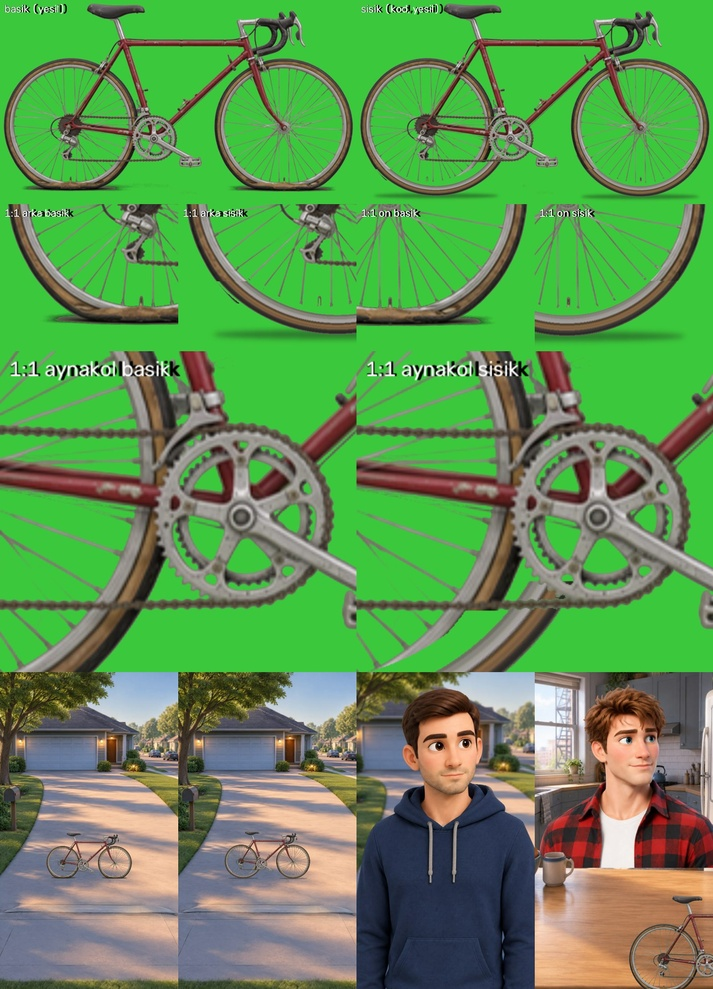
#> input picture uretim/seri/karakter/kontak-b2.jpg, 713 x 989 px, shrunk from 1600 x 2219 before the run
$ python kes-yesil.py ../kontak-b2.jpg out.png out.png
#> lines starting #> are read from the running program, lines starting #| are printed output that depends on the picture; after the words box and inside, x2 and y2 are one past the last pixel; in counts of white or black regions, pixels touching at a corner belong together
#!/usr/bin/env python3
"""Düz yeşil zeminli nesne kesimi (B2-G1 bisiklet; gorsel-varlik-sanatcisi 2026-11-12).
M4/kes-gc kapalı delikleri dolduruyor → tel arası küçük yeşil boşluklar kalırdı. Burada delik doldurma YOK:
alfa = yumuşak Lab anahtarı clip((d-10)/14); yeşil sızıntı giderme G ≤ max(R,B) (nesnede yeşil renk yok);
alfa>0,5 bileşenlerinden 300 px'ten küçük olanlar silinir (gürültü). Ölçüm: kalan yeşil px, ada sayısı, kapalı yeşil boşluk sayısı.
Kullanım: python -I kes-yesil.py <girdi.png> <cikis_rgba.png> [<onizleme.jpg>]"""
import sys, json, cv2, numpy as np
def lab(i): return cv2.cvtColor(i, cv2.COLOR_BGR2LAB).astype(np.float32) * np.array([100/255, 1, 1], np.float32) - np.array([0, 128, 128], np.float32)
im = cv2.imread(sys.argv[1]); H, W = im.shape[:2]
#> further down, im is the input picture: shape (989, 713, 3); mean B, G, R 83.3, 147.8, 94.7
#> after `H, W = im.shape[:2]`: H = 989; W = 713
kenar = np.concatenate([im[:20].reshape(-1, 3), im[-20:].reshape(-1, 3), im[:, :20].reshape(-1, 3), im[:, -20:].reshape(-1, 3)])
bg = np.median(kenar, 0); d = np.linalg.norm(lab(im) - lab(bg.reshape(1, 1, 3).astype(np.uint8))[0, 0], axis=2)
#> after `bg = np.median(kenar, 0)`: bg = [60, 172, 61]
a = np.clip((d - 10) / 14, 0, 1)
n, lb, st, _ = cv2.connectedComponentsWithStats((a > 0.5).astype(np.uint8))
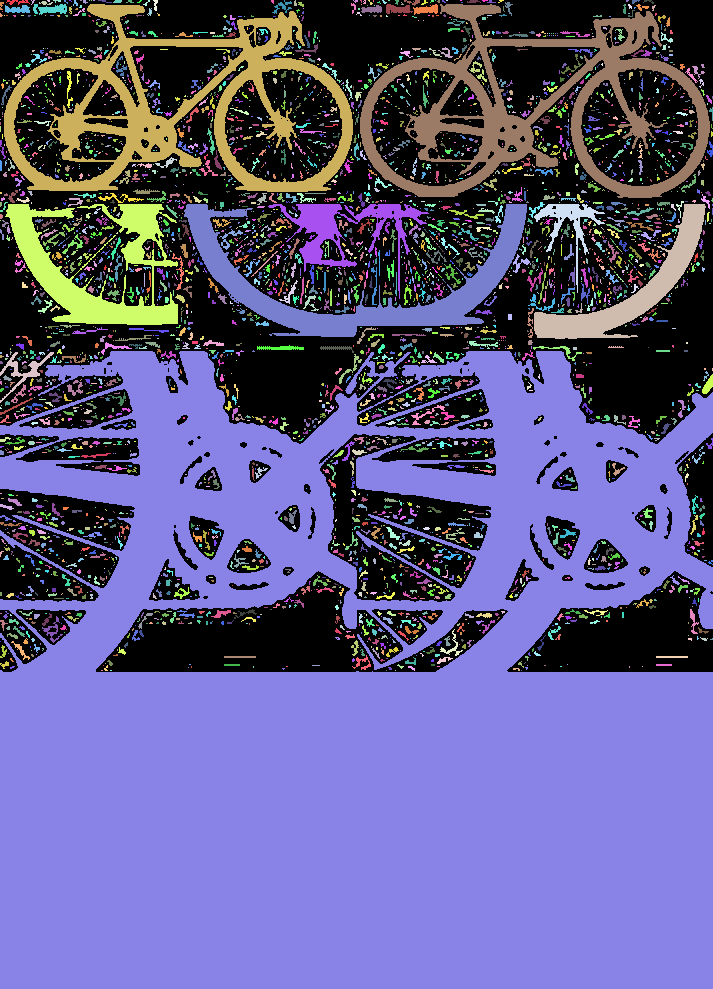
#> lb: shape (989, 713) int32; 3688 distinct labels, from 0 to 3687; one colour per label, 0 black
#> n = 3688
kucuk = np.isin(lb, [i for i in range(1, n) if st[i, 4] < 300]); a[kucuk] = 0
#> after `kucuk = np.isin(lb, [i for i in range(1, n) if st[i, 4] < 300])`:
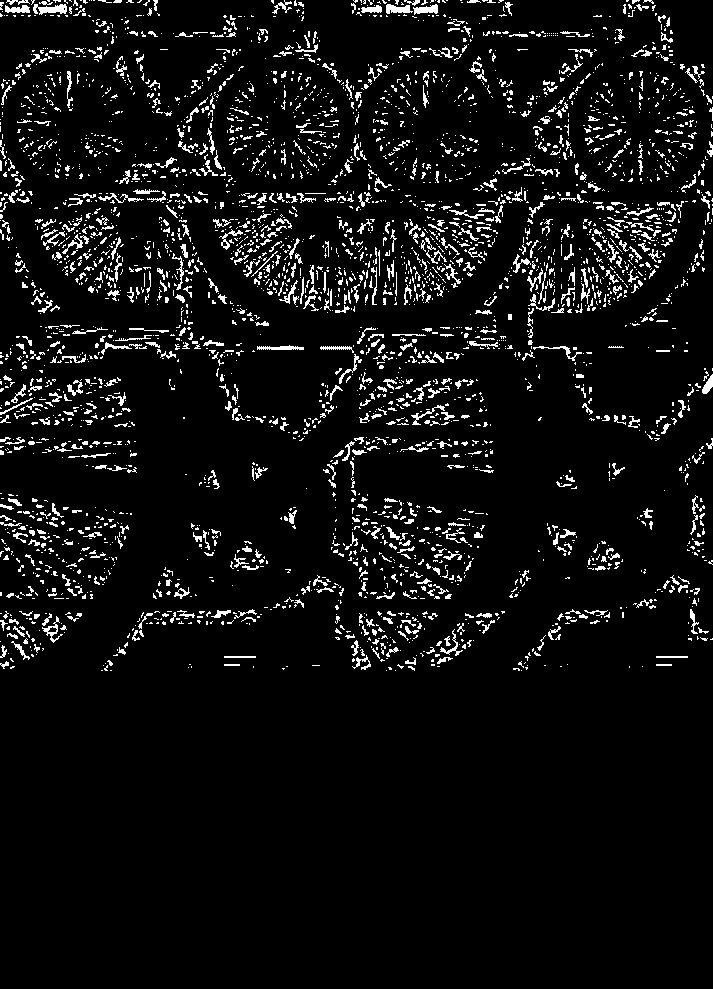
#> kucuk: shape (989, 713) bool; 6.3% white in thin lines or dots, all inside (x1, y1, x2, y2) = (0, 0, 713, 671)
#> after `a[kucuk] = 0`:
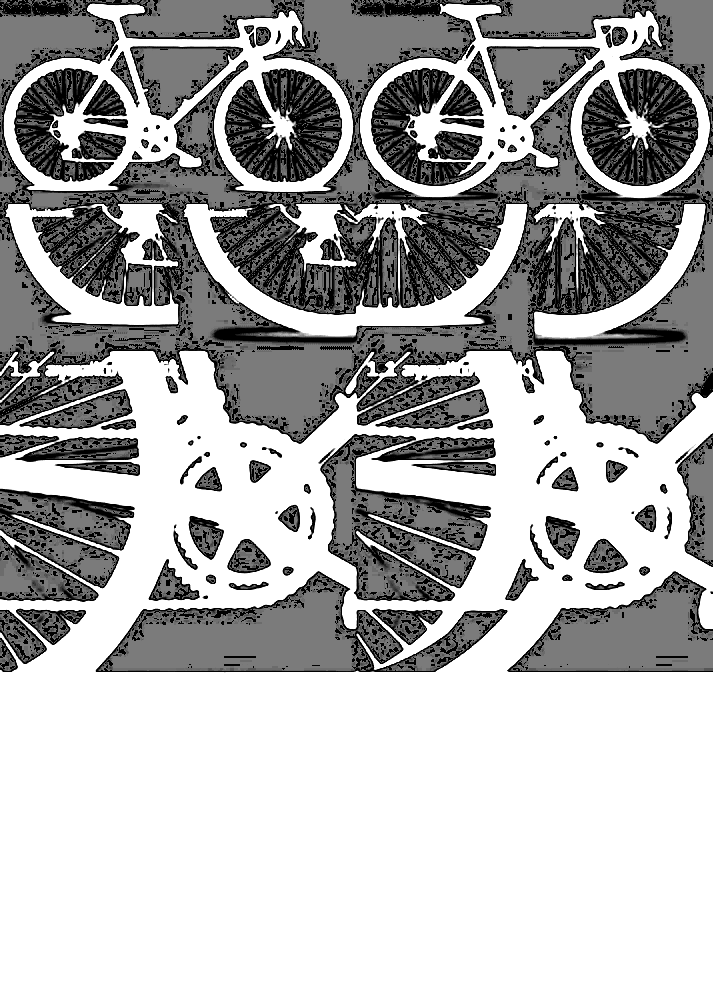
#> a: shape (989, 713) float32; min 0, max 1, mean 0.69
b, g, r = [im[..., i].astype(np.float32) for i in range(3)]
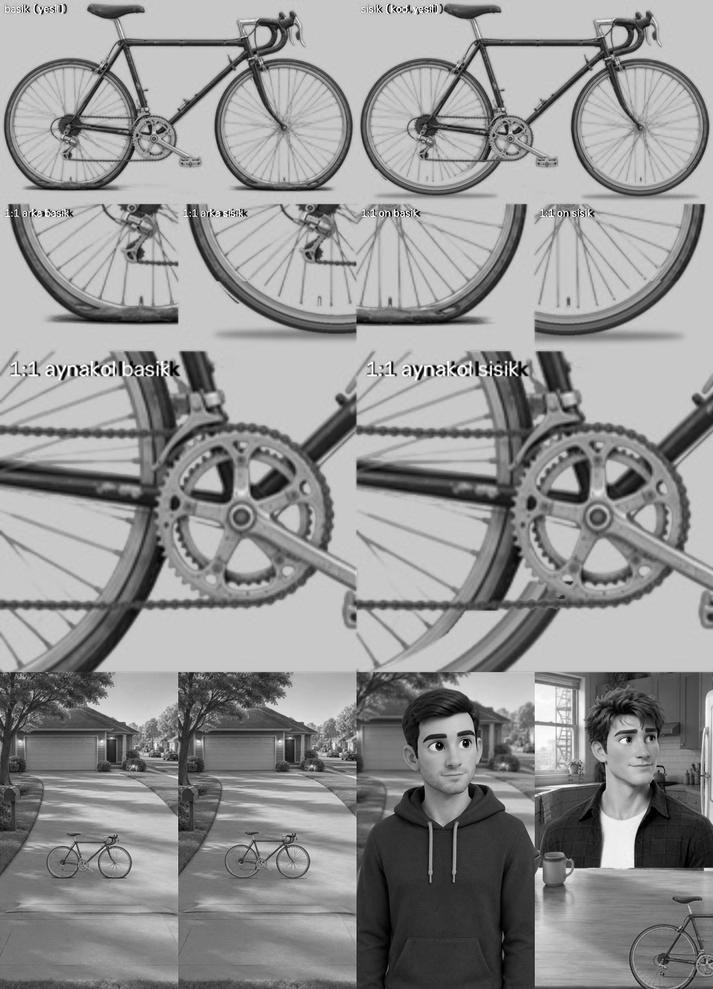
#> g: shape (989, 713) float32; min 0, max 255, mean 147.8
g2 = np.minimum(g, np.maximum(r, b)); out = np.dstack([b, g2, r]).clip(0, 255).astype(np.uint8)
#> after `out = np.dstack([b, g2, r]).clip(0, 255).astype(np.uint8)`:
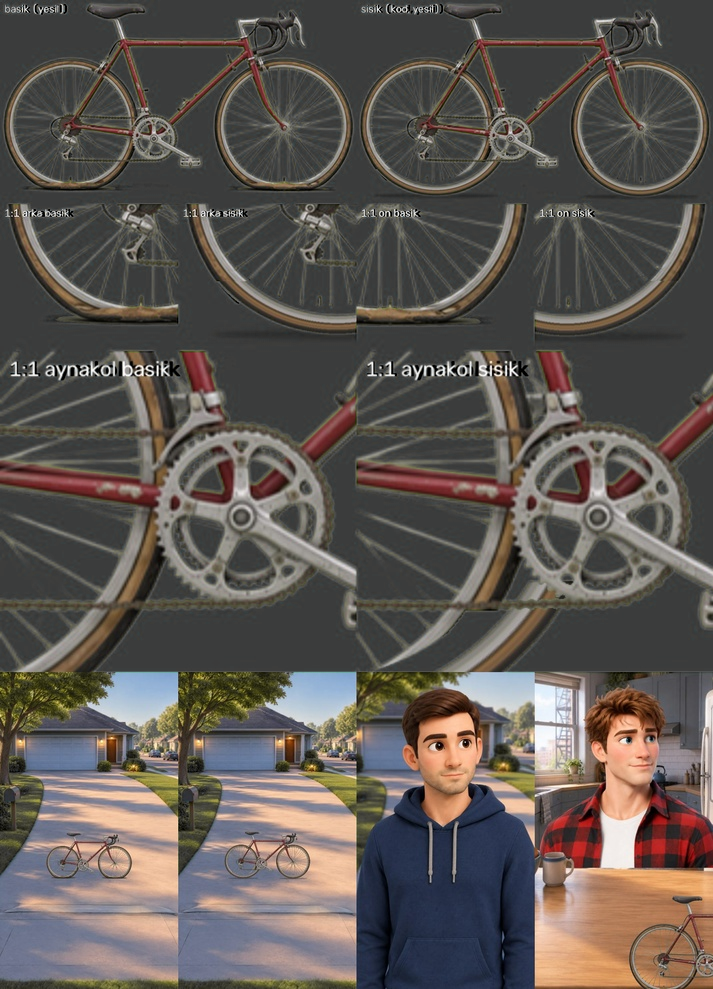
#> out: shape (989, 713, 3); mean of channels 0, 1, 2 83.3, 88, 94.7; drawn as B, G, R
rgba = np.dstack([out, (a * 255).astype(np.uint8)]); cv2.imwrite(sys.argv[2], rgba)
yesil_kalan = int(((a > 0.5) & (g > np.maximum(r, b) + 25)).sum())
#> yesil_kalan = 33177
n2 = cv2.connectedComponents((a > 0.5).astype(np.uint8))[0] - 1
#> n2 = 9
ys, xs = np.nonzero(a > 0.5)
print(json.dumps({"girdi": sys.argv[1], "zemin_bgr": bg.tolist(), "on_plan_px": int((a > 0.5).sum()), "ada": n2, "silinen_kucuk_ada": int(kucuk.sum()),
                  "yesil_kalan_px": yesil_kalan, "bbox": [int(xs.min()), int(ys.min()), int(xs.max()), int(ys.max())]}))
#| {"girdi": "../kontak-b2.jpg", "zemin_bgr": [60.0, 172.0, 61.0], "on_plan_px": 400847, "ada": 9, "silinen_kucuk_ada": 44651, "yesil_kalan_px": 33177, "bbox": [0, 4, 712, 988]}
if len(sys.argv) > 3:
    al = a[..., None]; gri = np.full_like(out, 128, np.float32)
    cv2.imwrite(sys.argv[3], (out * al + gri * (1 - al)).astype(np.uint8), [cv2.IMWRITE_JPEG_QUALITY, 92])
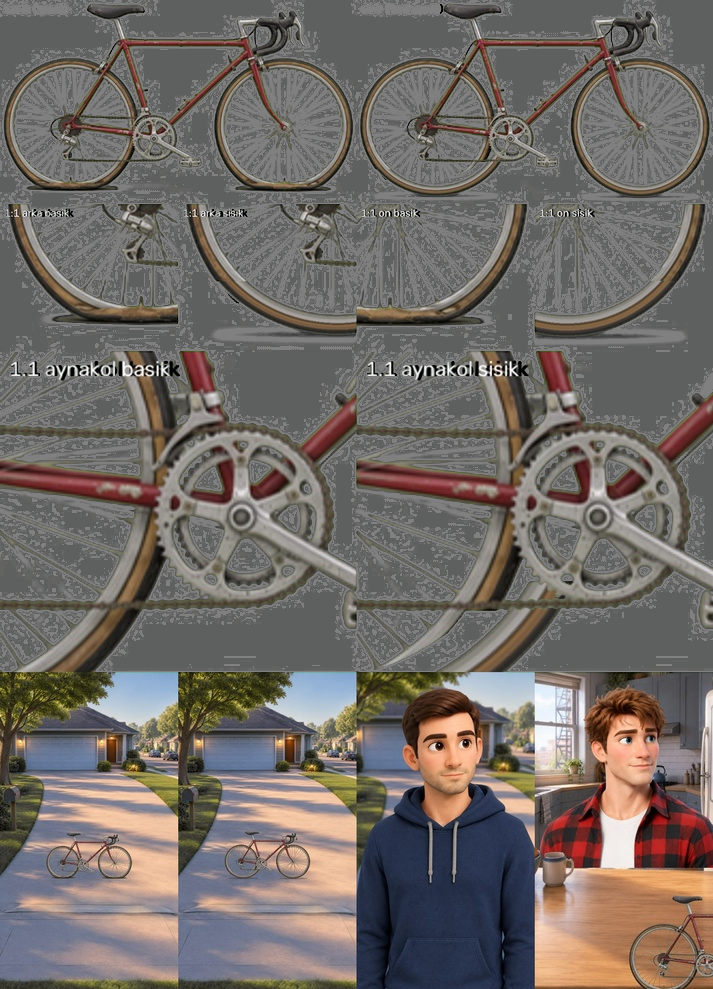
#> saved as out.png: shape (989, 713, 3); mean B, G, R 103, 107.2, 114.4
